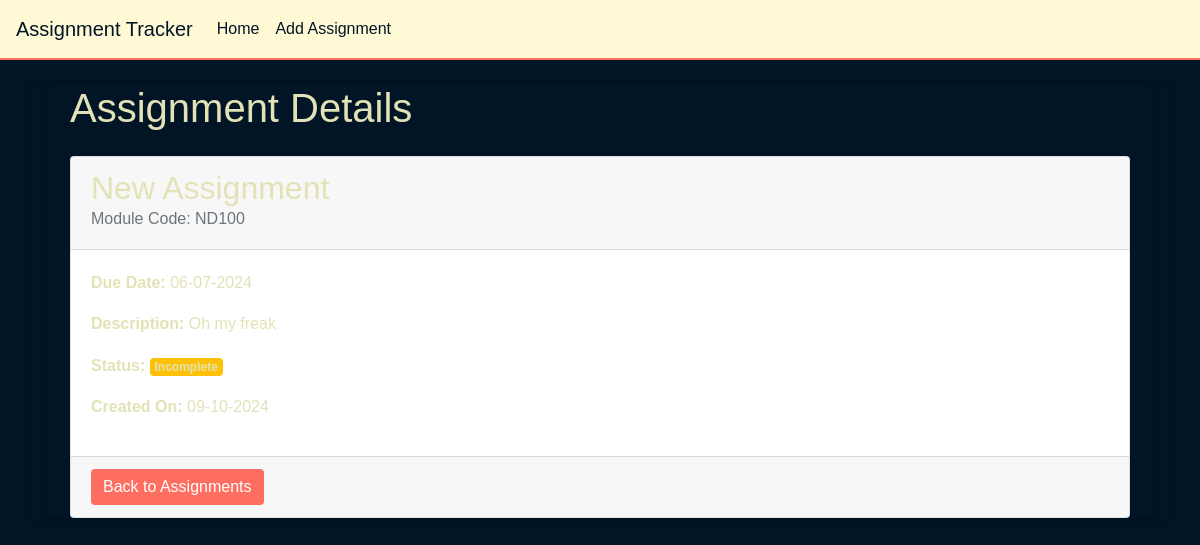
Page /view-assignment/4 on the earlier database version.
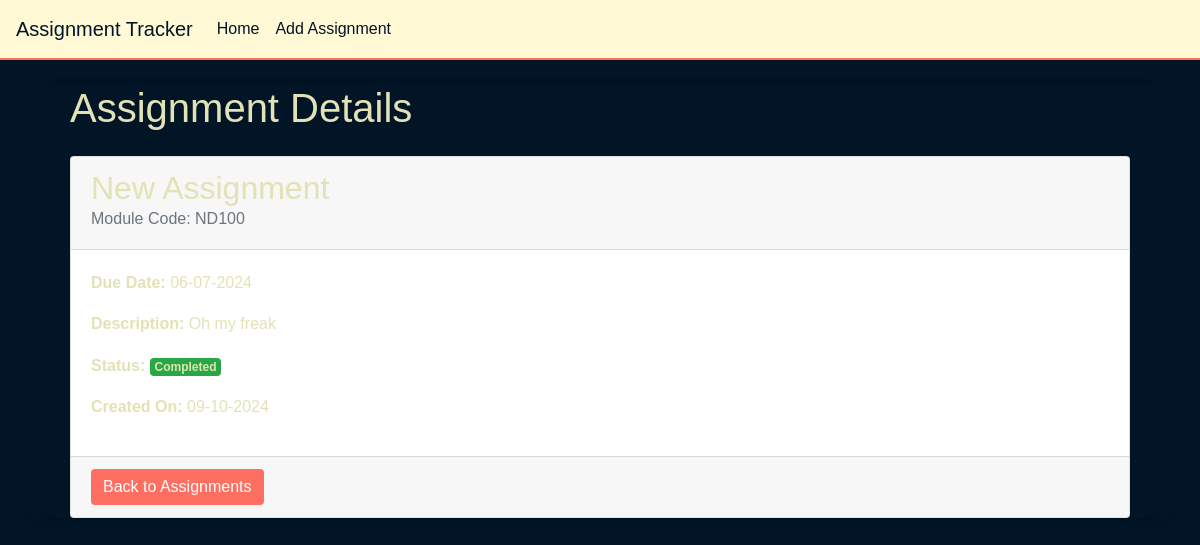
Same page on the later database version.
### app/models.py (models this page shows, shortened)
class Assignment(db.Model):
    id = db.Column(db.Integer, primary_key=True)
    title = db.Column(db.String(100), nullable=False)  # Assessment title
    module_code = db.Column(db.String(20), nullable=False)  # Module code
    deadline = db.Column(db.DateTime, nullable=False)  # Deadline date
    description = db.Column(db.Text, nullable=True)  # Short description
    is_completed = db.Column(db.Boolean, default=False)  # Completion status
    date_created = db.Column(db.DateTime, default=datetime.utcnow)  # Timestamp for when the assignment was added

### app/views.py (the view)
@app.route("/view-assignment/<int:assignment_id>")
def view_assignment(assignment_id):
    assignment = Assignment.query.get(assignment_id)
    if assignment is None:
        return render_template("404.html", message="Assignment doesn't exist!"), 404
    return render_template("view_assignment.html", assignment = assignment)

### app/templates/view_assignment.html
{% extends "base.html" %}
{% block content %}
    <div class="container">
        <h1>Assignment Details</h1>
        <div class="card mt-4">
            <div class="card-header">
                <h2>{{ assignment.title }}</h2>
                <h6 class="card-subtitle mb-2 text-muted">Module Code: {{ assignment.module_code }}</h6>
            </div>
            <div class="card-body">
                <p><strong>Due Date:</strong> {{ assignment.deadline.strftime('%d-%m-%Y') }}</p>
                <p><strong>Description:</strong> {{ assignment.description }}</p>
                <p><strong>Status:</strong>
                {% if assignment.is_completed %}
                    <span class="badge bg-success">Completed</span>
                {% else %}
                    <span class="badge bg-warning">Incomplete</span>
                {% endif %}
                </p>
                <p><strong>Created On:</strong> {{ assignment.date_created.strftime('%d-%m-%Y')}}</p>
            </div>
            <div class="card-footer">
                <a href="{{ url_for('index') }}" class="btn btn-primary">Back to Assignments</a>
            </div>
        </div>
    </div>
{% endblock %}

### app/templates/base.html (shortened to what this page needs)
<!DOCTYPE html>
<html lang="en">
<head>
    <link href="https://stackpath.bootstrapcdn.com/bootstrap/4.5.2/css/bootstrap.min.css" rel="stylesheet">
    <link rel="stylesheet" href="../static/baseStyles.css">
</head>
<body>
    <nav class="navbar navbar-expand-lg">
        <a class="navbar-brand" href="/">Assignment Tracker</a>
        <div class="collapse navbar-collapse" id="navbarNav">
            <ul class="navbar-nav">
                <li class="nav-item">
                    <a class="nav-link" href="/">Home</a>
                </li>
                <li class="nav-item">
                    <a class="nav-link" href="/add-assignment">Add Assignment</a>
                </li>
            </ul>
        </div>
    </nav>
    <div class="container mt-4">
        {% block content %}
        {% endblock %}
    </div>
</body>
</html>

### app/static/baseStyles.css (style rules this page uses)
body { font-family: Arial, sans-serif; background-color: #021526; color: #E2E2B6; line-height: 1.6; }
.navbar { background-color: #FFF9D6; border-bottom: 2px solid #FF6F61; }
.navbar a { color: #021526; }
.container { padding-left: 20px; padding-right: 20px; background-color: #021526; border-radius: 0.5rem; box-shadow: 0 2px 10px rgba(0, 0, 0, 0.1); }
.btn-primary { background-color: #FF6F61; border: none; }

Differences in the rows shown:
changed Assignment "New Assignment": is_completed False → True (drawn)
Other differences:
text no longer shown: "Incomplete"
text now shown: "Completed"
